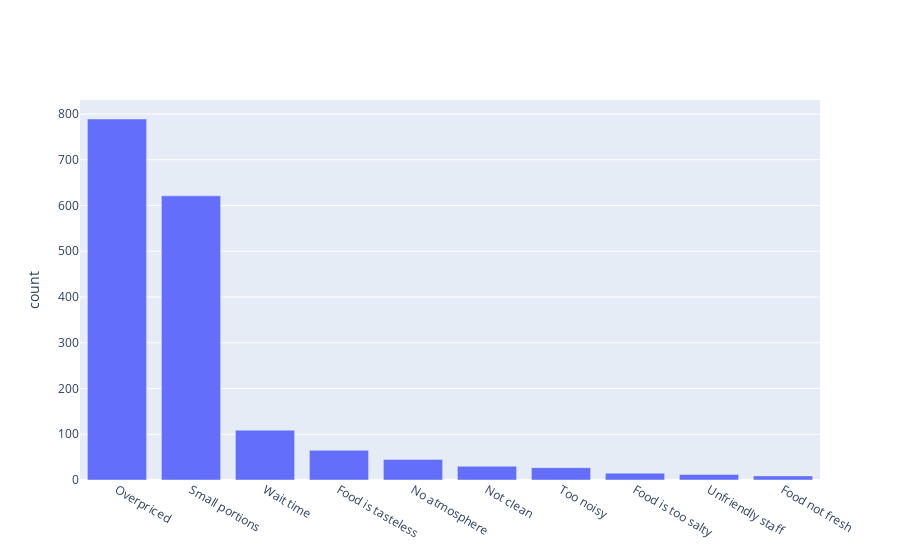

The code cell stored with this chart in its notebook:
### Code cell
fig = go.Figure()
fig.add_trace(go.Bar(x=df['complaint'], y=df['count']))
fig.update_yaxes(title='count')

### Figure 1 — Plotly figure (JSON) as saved in the notebook; plotly's stock layout.template omitted (floating-point values rounded to 4 significant figures)
{"data": [{"type": "bar", "x": ["Overpriced", "Small portions", "Wait time", "Food is tasteless", "No atmosphere", "Not clean", "Too noisy", "Food is too salty", "Unfriendly staff", "Food not fresh"], "y": [789, 621, 109, 65, 45, 30, 27, 15, 12, 9]}], "layout": {"yaxis": {"title": {"text": "count"}}}}
